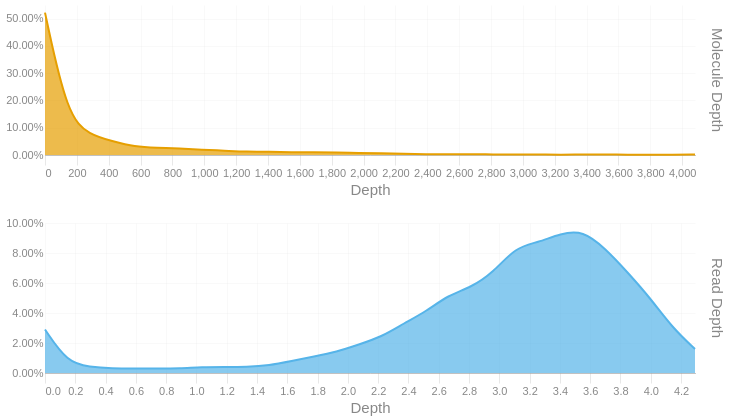

Source (notebook cell):
### Code cell
readdep = depth_hist(tb['Read Depth'], q99, 3)
readdep = readdep.with_columns(pl.lit('Read Depth').alias('Metric'))
if not SKIPLR:
    moldep = depth_hist(tb['Molecule Depth'], mol_q99, 1)
    moldep = moldep.with_columns(pl.lit('Molecule Depth').alias('Metric'))
    _hist = pl.concat([readdep, moldep])
    _hist = _hist.filter(pl.col('Proportion') != 0)
    with SafeRender(_hist):
        (
            alt.Chart(_hist)        
            .mark_area(interpolate = "basis")
            .encode(
                x=alt.X('Bin:Q').scale(domainMin=0).axis(alt.Axis(title='Depth')),
                y = alt.Y('Proportion:Q', title = None).axis(format = '.2%'),
                color = alt.Color('Metric:N').legend(None),
                row = alt.Row("Metric:N").header(title = None, labelOrient = 'right'),
                tooltip = [
                    alt.Tooltip("Metric:N", title = "Metric"),
                    alt.Tooltip('Interval:N', title = "Depth Interval"),
                    alt.Tooltip('Proportion:Q', title = "% Alignments").format('.2%')
                ]
            )
            .resolve_scale(x='independent', y='independent')
            .properties(
                height = 150, width = 650,
                usermeta={'embedOptions': {'downloadFileName': f'{samplename}.depth.hist'}}
            )
        ).display()
else:
    readdep = readdep.filter(pl.col('Proportion') != 0)
    with SafeRender(readdep):
        (
            alt.Chart(readdep)        
            .mark_area(interpolate = "basis")
            .encode(
                x=alt.X('Bin:Q').scale(domainMin=0).axis(alt.Axis(title='Depth')),
                y = alt.Y('Proportion:Q', title = None).axis(format = '.2%'),
                tooltip = [
                    alt.Tooltip('Interval:N', title = "Depth Interval"),
                    alt.Tooltip('Proportion:Q', title = "% Alignments").format('.2%')
                ]
            )
            .properties(
                usermeta={'embedOptions': {'downloadFileName': f'{samplename}.depth.hist'}}
            )
        ).display()

### Figure 1 — Vega-Lite specification as saved in the notebook (floating-point values rounded to 4 significant figures)
{"width": 650, "height": 150, "config": {"title": {"anchor": "start", "dy": -15, "fontSize": 18, "color": "#888888", "subtitleColor": "#888888", "subtitleFontSize": 14}, "arc": {"fill": "#0072B2"}, "axis": {"domainColor": "#888888", "domainWidth": 0.5, "gridWidth": 0.2, "grid": false, "titleFontWeight": 400, "titleFontSize": 15, "labelFontSize": 11, "labelColor": "#888888", "tickColor": "#888888", "tickWidth": 0.2, "titleColor": "#888888"}, "axisBand": {"grid": false}, "axisX": {"grid": true, "tickSize": 10, "domainCap": "round"}, "axisY": {"domain": false, "grid": true, "tickSize": 0, "domainCap": "round"}, "background": "transparent", "header": {"labelFontSize": 15, "labelColor": "#888888", "titleFontSize": 15, "titleFontWeight": 600, "titleColor": "#888888"}, "legend": {"labelFont": "sans-serif", "labelFontSize": 12, "labelColor": "#888888", "symbolSize": 100, "symbolType": "circle", "titleFontSize": 12, "titlePadding": 10, "titleColor": "#888888", "title": null}, "range": {"category": ["#E69F00", "#56B4E9", "#009E73", "#F0E442", "#0072B2", "#D55E00", "#CC79A7", "#000000"], "diverging": ["#cfe8f3", "#a2d4ec", "#73bfe2", "#46abdb", "#1696d2", "#12719e"]}, "area": {"fill": "#0072B2", "fillOpacity": 0.7, "line": true, "strokeOpacity": 0.7}, "line": {"color": "#0072B2", "stroke": "#0072B2", "strokeWidth": 2}, "trail": {"color": "#0072B2", "stroke": "#0072B2", "strokeWidth": 0, "size": 1}, "point": {"filled": true, "fillOpacity": 1.0, "size": 95}, "text": {"color": "#888888", "fontSize": 11, "align": "right", "fontWeight": 400, "size": 11}, "bar": {"fill": "#0072B2", "stroke": null}, "view": {"stroke": null, "continuousWidth": 660, "continuousHeight": 400}}, "data": {"name": "data-48c37978308251c222be51d46f04fe2e"}, "mark": {"type": "area", "interpolate": "basis"}, "encoding": {"color": {"field": "Metric", "legend": null, "type": "nominal"}, "row": {"field": "Metric", "header": {"title": null, "labelOrient": "right"}, "type": "nominal"}, "tooltip": [{"field": "Metric", "title": "Metric", "type": "nominal"}, {"field": "Interval", "title": "Depth Interval", "type": "nominal"}, {"field": "Proportion", "format": ".2%", "title": "% Alignments", "type": "quantitative"}], "x": {"axis": {"title": "Depth"}, "field": "Bin", "scale": {"domainMin": 0}, "type": "quantitative"}, "y": {"axis": {"format": ".2%"}, "field": "Proportion", "title": null, "type": "quantitative"}}, "resolve": {"scale": {"x": "independent", "y": "independent"}}, "usermeta": {"embedOptions": {"downloadFileName": "S6_Musquodoboit_1551.depth.hist"}}, "$schema": "https://vega.github.io/schema/vega-lite/v6.1.0.json", "datasets": {"data-48c37978308251c222be51d46f04fe2e": [{"Bin": 0.0, "Interval": "0.0-0.148", "Proportion": 0.029, "Metric": "Read Depth"}, {"Bin": 0.148, "Interval": "0.148-0.296", "Proportion": 0.007, "Metric": "Read Depth"}, {"Bin": 0.296, "Interval": "0.296-0.444", "Proportion": 0.004, "Metric": "Read Depth"}, {"Bin": 0.444, "Interval": "0.444-0.592", "Proportion": 0.003, "Metric": "Read Depth"}, {"Bin": 0.592, "Interval": "0.592-0.74", "Proportion": 0.003, "Metric": "Read Depth"}, {"Bin": 0.74, "Interval": "0.74-0.888", "Proportion": 0.003, "Metric": "Read Depth"}, {"Bin": 0.888, "Interval": "0.888-1.036", "Proportion": 0.003, "Metric": "Read Depth"}, {"Bin": 1.036, "Interval": "1.036-1.184", "Proportion": 0.004, "Metric": "Read Depth"}, {"Bin": 1.184, "Interval": "1.184-1.332", "Proportion": 0.004, "Metric": "Read Depth"}, {"Bin": 1.332, "Interval": "1.332-1.48", "Proportion": 0.004, "Metric": "Read Depth"}, {"Bin": 1.48, "Interval": "1.48-1.628", "Proportion": 0.005, "Metric": "Read Depth"}, {"Bin": 1.628, "Interval": "1.628-1.776", "Proportion": 0.008, "Metric": "Read Depth"}, {"Bin": 1.776, "Interval": "1.776-1.924", "Proportion": 0.011, "Metric": "Read Depth"}, {"Bin": 1.924, "Interval": "1.924-2.072", "Proportion": 0.014, "Metric": "Read Depth"}, {"Bin": 2.072, "Interval": "2.072-2.22", "Proportion": 0.019, "Metric": "Read Depth"}, {"Bin": 2.22, "Interval": "2.22-2.368", "Proportion": 0.024, "Metric": "Read Depth"}, {"Bin": 2.368, "Interval": "2.368-2.516", "Proportion": 0.033, "Metric": "Read Depth"}, {"Bin": 2.516, "Interval": "2.516-2.664", "Proportion": 0.041, "Metric": "Read Depth"}, {"Bin": 2.664, "Interval": "2.664-2.812", "Proportion": 0.052, "Metric": "Read Depth"}, {"Bin": 2.812, "Interval": "2.812-2.96", "Proportion": 0.057, "Metric": "Read Depth"}, {"Bin": 2.96, "Interval": "2.96-3.108", "Proportion": 0.067, "Metric": "Read Depth"}, {"Bin": 3.108, "Interval": "3.108-3.256", "Proportion": 0.084, "Metric": "Read Depth"}, {"Bin": 3.256, "Interval": "3.256-3.404", "Proportion": 0.087, "Metric": "Read Depth"}, {"Bin": 3.404, "Interval": "3.404-3.552", "Proportion": 0.093, "Metric": "Read Depth"}, {"Bin": 3.552, "Interval": "3.552-3.7", "Proportion": 0.095, "Metric": "Read Depth"}, {"Bin": 3.7, "Interval": "3.7-3.848", "Proportion": 0.083, "Metric": "Read Depth"}, {"Bin": 3.848, "Interval": "3.848-3.996", "Proportion": 0.067, "Metric": "Read Depth"}, {"Bin": 3.996, "Interval": "3.996-4.144", "Proportion": 0.05, "Metric": "Read Depth"}, {"Bin": 4.144, "Interval": "4.144-4.292", "Proportion": 0.03, "Metric": "Read Depth"}, {"Bin": 4.292, "Interval": "4.292-4.44", "Proportion": 0.016, "Metric": "Read Depth"}, {"Bin": 0.0, "Interval": "0.0-140.7", "Proportion": 0.522, "Metric": "Molecule Depth"}, {"Bin": 140.7, "Interval": "140.7-281.4", "Proportion": 0.141, "Metric": "Molecule Depth"}, {"Bin": 281.4, "Interval": "281.4-422.1", "Proportion": 0.074, "Metric": "Molecule Depth"}, {"Bin": 422.1, "Interval": "422.1-562.8", "Proportion": 0.051, "Metric": "Molecule Depth"}, {"Bin": 562.8, "Interval": "562.8-703.5", "Proportion": 0.03, "Metric": "Molecule Depth"}, {"Bin": 703.5, "Interval": "703.5-844.2", "Proportion": 0.026, "Metric": "Molecule Depth"}, {"Bin": 844.2, "Interval": "844.2-984.9", "Proportion": 0.024, "Metric": "Molecule Depth"}, {"Bin": 984.9, "Interval": "984.9-1125.6", "Proportion": 0.019, "Metric": "Molecule Depth"}, {"Bin": 1126.0, "Interval": "1125.6-1266.3", "Proportion": 0.016, "Metric": "Molecule Depth"}, {"Bin": 1266.0, "Interval": "1266.3-1407.0", "Proportion": 0.012, "Metric": "Molecule Depth"}, {"Bin": 1407.0, "Interval": "1407.0-1547.7", "Proportion": 0.012, "Metric": "Molecule Depth"}, {"Bin": 1548.0, "Interval": "1547.7-1688.4", "Proportion": 0.01, "Metric": "Molecule Depth"}, {"Bin": 1688.0, "Interval": "1688.4-1829.1", "Proportion": 0.01, "Metric": "Molecule Depth"}, {"Bin": 1829.0, "Interval": "1829.1-1969.8", "Proportion": 0.01, "Metric": "Molecule Depth"}, {"Bin": 1970.0, "Interval": "1969.8-2110.5", "Proportion": 0.007, "Metric": "Molecule Depth"}, {"Bin": 2110.0, "Interval": "2110.5-2251.2", "Proportion": 0.006, "Metric": "Molecule Depth"}, {"Bin": 2251.0, "Interval": "2251.2-2391.9", "Proportion": 0.005, "Metric": "Molecule Depth"}, {"Bin": 2392.0, "Interval": "2391.9-2532.6", "Proportion": 0.003, "Metric": "Molecule Depth"}, {"Bin": 2533.0, "Interval": "2532.6-2673.3", "Proportion": 0.002, "Metric": "Molecule Depth"}, {"Bin": 2673.0, "Interval": "2673.3-2814.0", "Proportion": 0.003, "Metric": "Molecule Depth"}, {"Bin": 2814.0, "Interval": "2814.0-2954.7", "Proportion": 0.002, "Metric": "Molecule Depth"}, {"Bin": 2955.0, "Interval": "2954.7-3095.4", "Proportion": 0.002, "Metric": "Molecule Depth"}, {"Bin": 3095.0, "Interval": "3095.4-3236.1", "Proportion": 0.002, "Metric": "Molecule Depth"}, {"Bin": 3236.0, "Interval": "3236.1-3376.8", "Proportion": 0.001, "Metric": "Molecule Depth"}, {"Bin": 3377.0, "Interval": "3376.8-3517.5", "Proportion": 0.002, "Metric": "Molecule Depth"}, {"Bin": 3518.0, "Interval": "3517.5-3658.2", "Proportion": 0.002, "Metric": "Molecule Depth"}, {"Bin": 3658.0, "Interval": "3658.2-3798.9", "Proportion": 0.001, "Metric": "Molecule Depth"}, {"Bin": 3799.0, "Interval": "3798.9-3939.6", "Proportion": 0.001, "Metric": "Molecule Depth"}, {"Bin": 3940.0, "Interval": "3939.6-4080.3", "Proportion": 0.001, "Metric": "Molecule Depth"}, {"Bin": 4080.0, "Interval": "4080.3-4221.03", "Proportion": 0.002, "Metric": "Molecule Depth"}]}}
